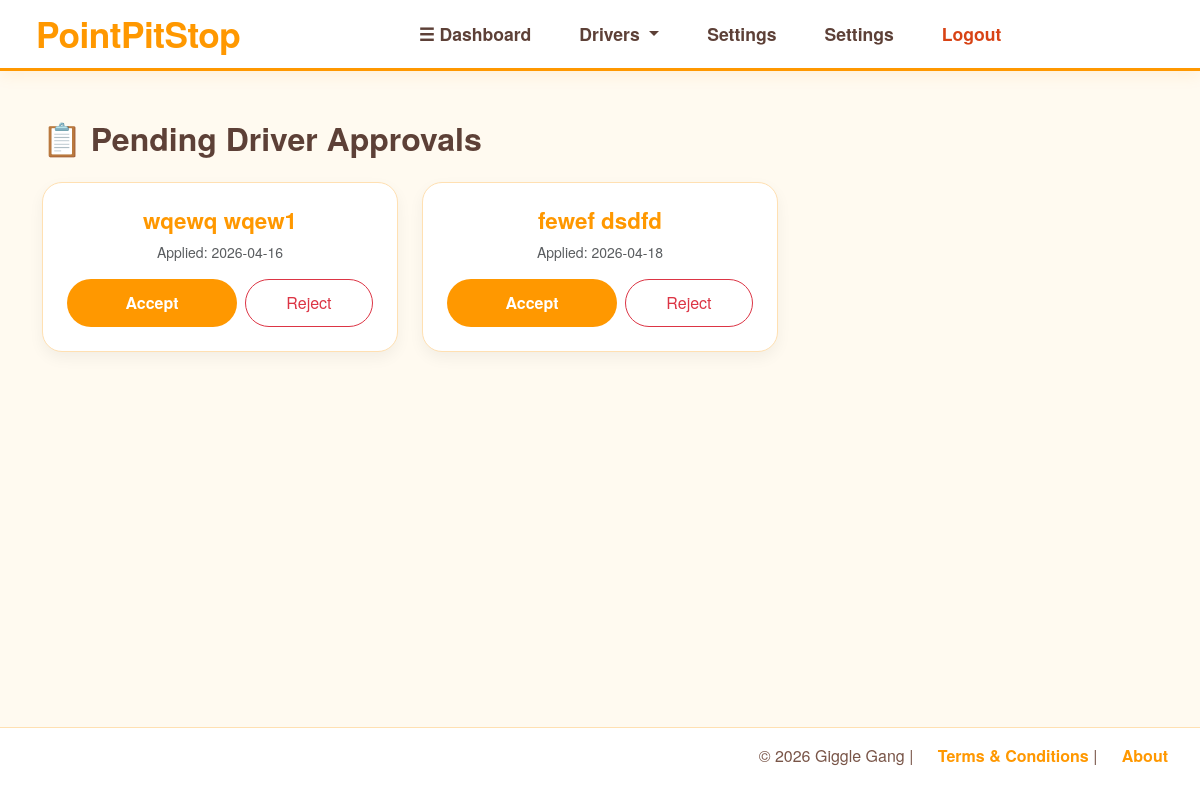
/sponsor/driver_list/applications/pending (signed in), run on the app's committed database.
### models.py (models this page shows)
class DriverProfile(db.Model):
    __tablename__ = "driver_profile"
    user = db.relationship("Users",back_populates="driver_profile")
    user_id = db.Column(db.Integer,db.ForeignKey('users.id'),primary_key=True,unique=True,nullable=False)
    firstname = db.Column(db.String(250), nullable=False)
    lastname = db.Column(db.String(250), nullable=False)
    streetname = db.Column(db.String(250))
    city = db.Column(db.String(250))
    zipcode = db.Column(db.String(10))
    is_active = db.Column(db.Boolean, default=False, nullable=False, index=True)
    company_links = db.relationship("DriverCompanyLink"
                                  ,back_populates="driver_profile")
    alerts = db.relationship("DriverAlerts",back_populates="driver",cascade="all,delete-orphan",uselist=False)

class DriverApplications(db.Model):
    __tablename__ = "driver_applications"
    id = db.Column(db.Integer, primary_key=True)
    driver_profile = db.relationship("DriverProfile")
    user_id = db.Column(db.Integer,db.ForeignKey('driver_profile.user_id'),nullable=False)
    app_date = db.Column(db.DateTime, default=datetime.now, nullable=False)
    company = db.relationship("SponsorCompany")
    company_id = db.Column(db.Integer,db.ForeignKey("sponsor_companies.id"),nullable=True)
    status = db.Column(db.String(10), nullable=False,default = "pending")  # 'pending', 'accepted', 'rejected'
    status_reason = db.Column(db.String(250), nullable=True)
    status_date = db.Column(db.DateTime, nullable=True)

### routes/sponsor.py (the view)
@sponsor_bp.route("/driver_list/applications/pending", methods=["GET","POST"])
def pending_drivers():
    sponsor_profile = g.profile
    applications = DriverApplications.query.filter_by(
        company_id=sponsor_profile.company_id,
        status="pending").all()
    return render_template("sponsor/sponsor_pending_drivers.html",applications=applications)

### app.py (called while the page is built)
@login_manager.user_loader
def load_user(user_id):
    return db.session.get(Users, int(user_id))

### routes/sponsor.py (called while the page is built)
@sponsor_bp.before_request
def restrict_to_sponsors():
    if request.endpoint == "sponsor.end_impersonation":
        real_sponsor_id = session.get("real_sponsor_id")
        if real_sponsor_id:
            return None  # Let it through
        abort(403)
    if not current_user.is_authenticated:
        flash("Please log in to access this page.", "warning")
        return redirect(url_for('auth.handle_login'))
    if current_user.role != "sponsor" and current_user.role != "admin":
        flash("Access denied: Sponsors only.", "danger")
        return redirect(url_for('auth.handle_login'))
    if current_user.role == "admin":
        return None
    if not g.profile:
        flash("Sponsor profile not found. Please contact an admin.", "danger")
        return redirect(url_for('auth.logout'))

### templates/sponsor/sponsor_pending_drivers.html (shortened to what this page needs)
{% extends "base.html" %}
{% block body %}
<div class="container py-5">
    <h2 class="mb-4" style="color: #5d4037; font-weight: 700;">
        <span style="color: #ff9800;">📋</span> Pending Driver Approvals
    </h2>
    <div class="row">
        {% for app in applications %}
          {% set driver = app.driver_profile %}
          <div class="col-md-4 mb-4">
              <div class="driver-card h-100">
                  <div class="driver-card-body d-flex flex-column">
                      <h3 class="driver-card-title text-center">{{ driver.firstname }} {{ driver.lastname }}</h3>
                      <p class="text-muted text-center small">Applied: {{ app.app_date.strftime('%Y-%m-%d') }}</p>
                      <div class="mt-auto d-flex gap-2">
                          <form action="{{ url_for('sponsor.process_application', app_id=app.id) }}"
                              method="POST"
                              class="flex-grow-1"
                              onsubmit="return confirm('Are you sure you want to approve {{ driver.firstname }} {{ driver.lastname }}?');">
                              <button type="submit" class="btn btn-custom rounded-pill w-100">
                                  Accept
                              </button>
                          </form>
                          <button type="button"
                              class="btn btn-outline-danger rounded-pill flex-grow-1"
                              data-bs-toggle="modal"
                              data-bs-target="#rejectModal"
                              data-appid="{{ app.id }}"
                              data-drivername="{{ driver.firstname }} {{ driver.lastname }}"
                          >Reject</button>
                      </div>
                  </div>
              </div>
          </div>
        {% endfor %}
    </div>
</div>
{% endblock %}

### static/css/style.css (style rules this page uses)
body { display: flex; flex-direction: column; font-family: 'Quicksand', 'Helvetica Neue', Helvetica, Arial, sans-serif; margin: 0; min-height: 100vh; background-color: #fffaf0; color: #5d4037; }
.driver-card { background-color: #ffffff; border: 1px solid #ffe0b2; border-radius: 20px; overflow: hidden; box-shadow: 0 6px 15px rgba(0, 0, 0, 0.05); transition: all 0.3s ease; height: 100%; }
.driver-card-body { padding: 1.5rem; }
.driver-card-title { margin: 0 0 0.5rem 0; font-size: 1.4rem; font-weight: 700; color: #ff9800; }
.btn-custom { background-color: #ff9800; color: white; border-radius: 50px; padding: 12px 30px; font-weight: 600; transition: all 0.3s; border: none; }

### data on the page
DriverApplications: app_date "2026-04-16"
DriverProfile: firstname "wqewq", lastname "wqew1"
DriverApplications: app_date "2026-04-18"
DriverProfile: firstname "fewef", lastname "dsdfd"
